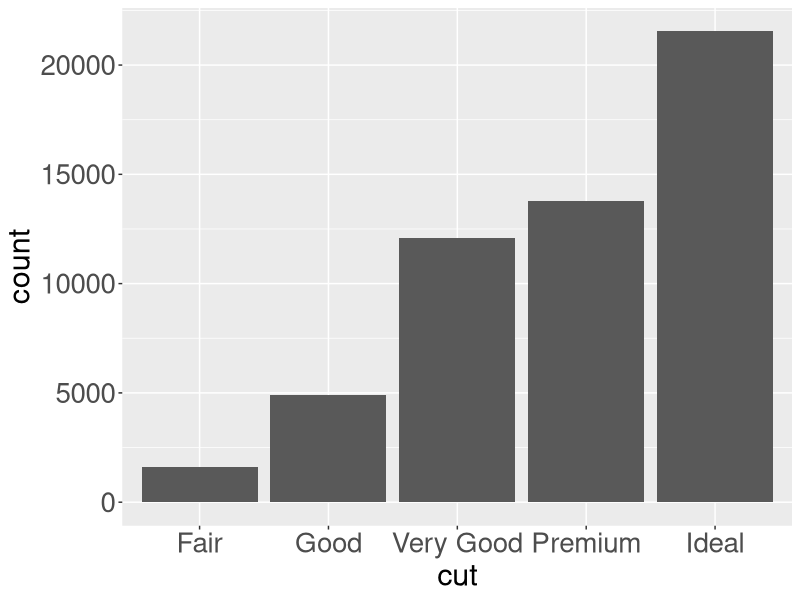
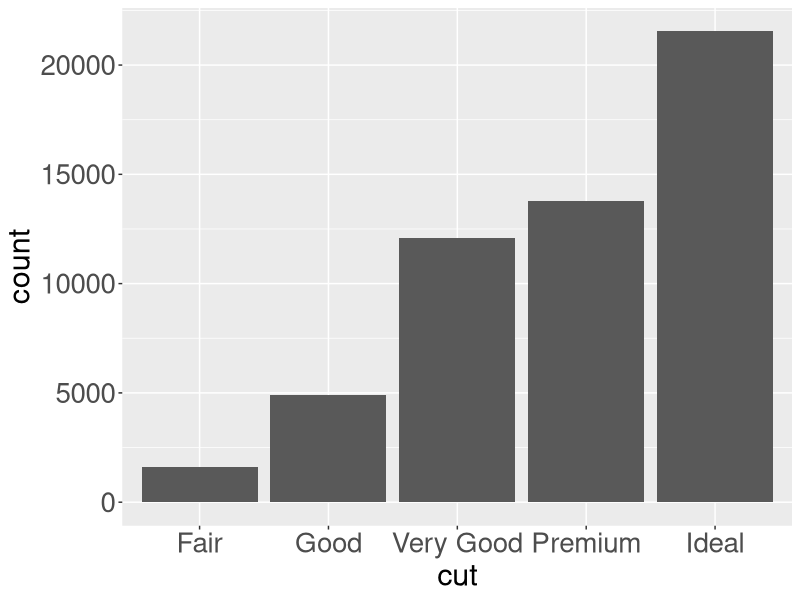
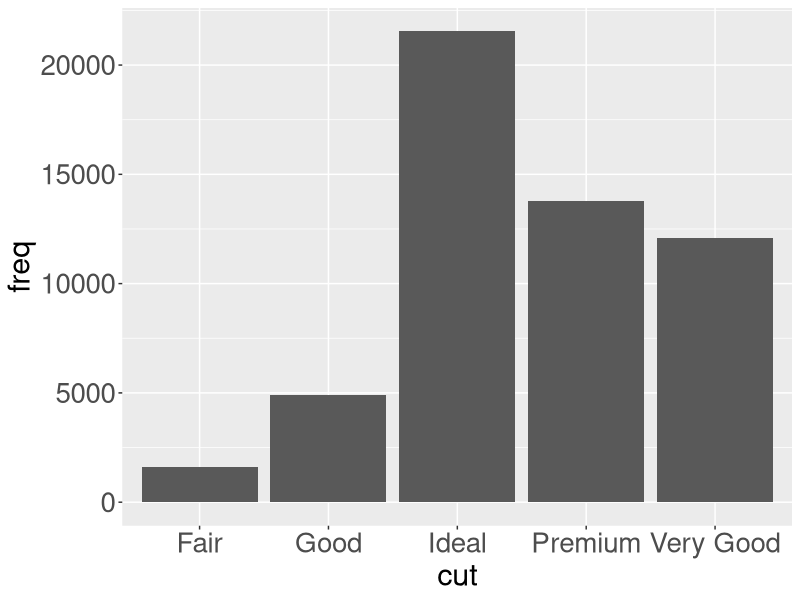
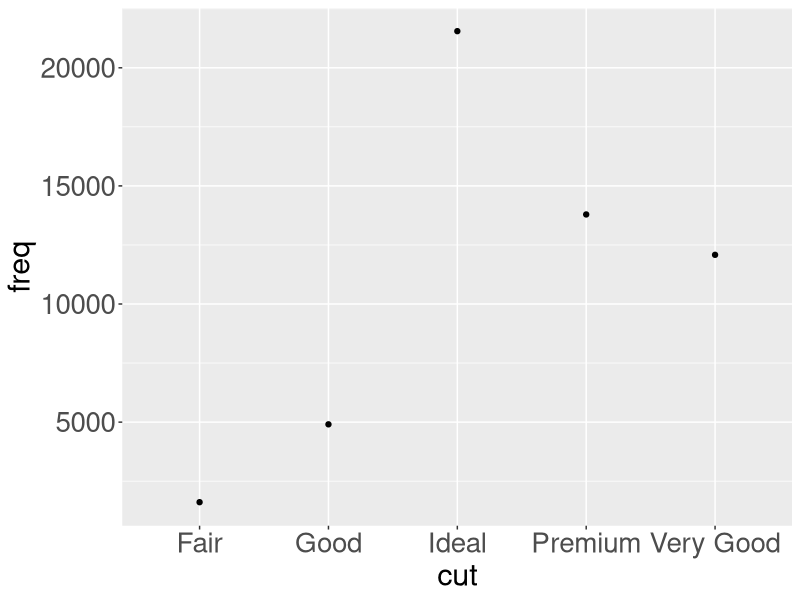
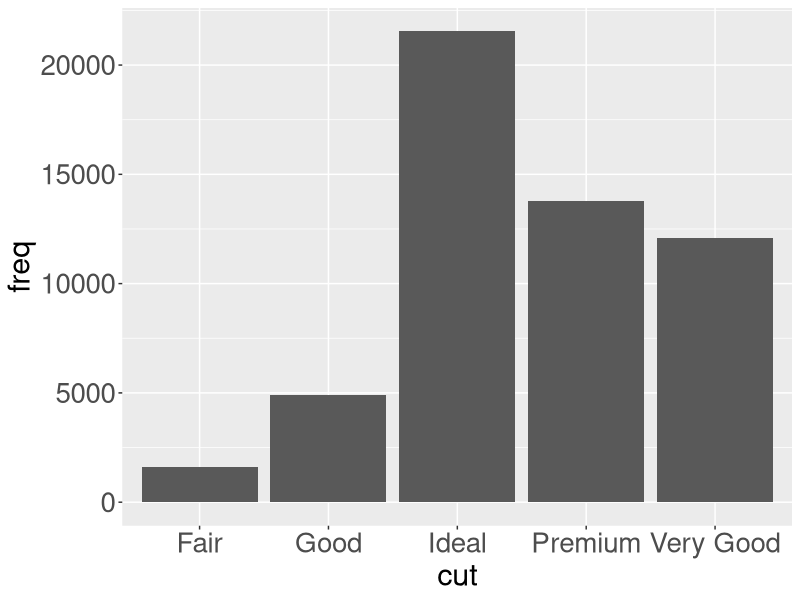
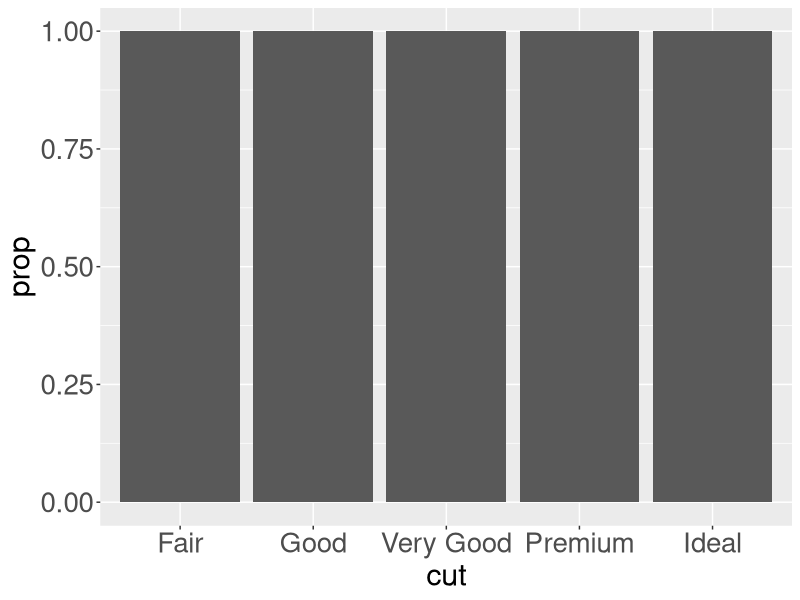
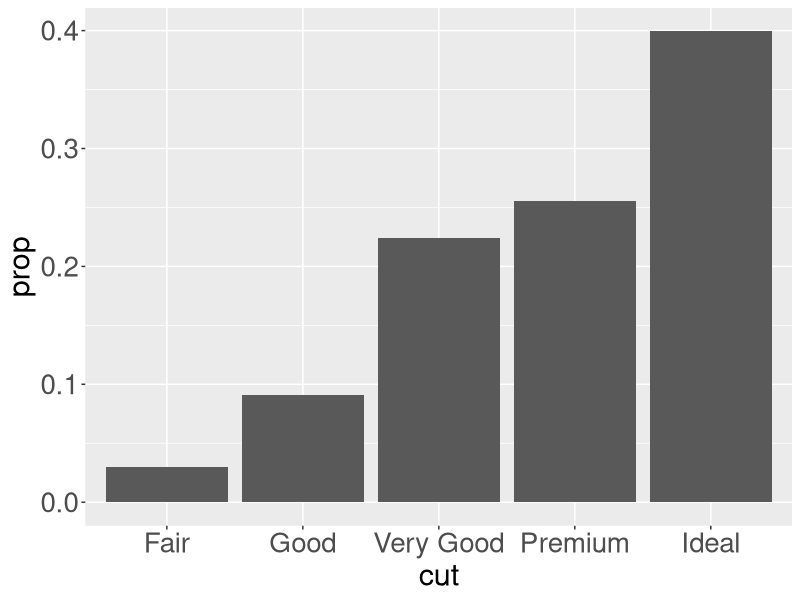
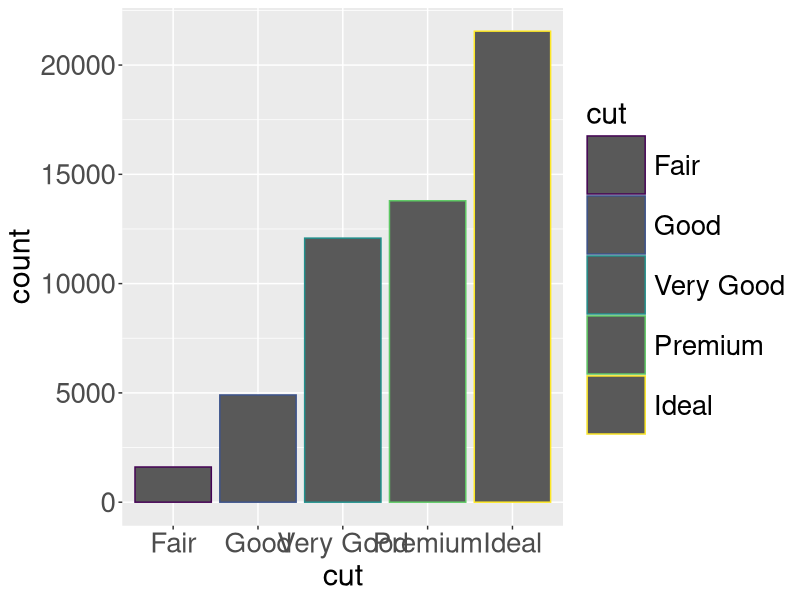

Here is the R script that generated these plots, in order:
## ---- chunk 1
knitr::opts_chunk$set(echo = TRUE, out.height="150px", fig.align = 'center', message = FALSE)

library(egg)
library(tidyverse)
theme_update(
  legend.key.size = unit(3, "line"),        # legend symbols size
  legend.title = element_text(size = 22),   # legend labels
  legend.text = element_text(size = 20),    # legend text
  axis.title = element_text(size = 22),     # axis labels
  axis.text = element_text(size = 20),      # tick labels
  title = element_text(size = 22)           # title
) 
## ---- chunk 2
ggplot(data = diamonds) + 
  geom_bar(aes(x = cut))
## ---- chunk 3
ggplot(data = diamonds) + 
  stat_count(aes(x = cut))
## ---- chunk 4
tib <- tribble(
  ~cut,         ~freq,
  "Fair",       1610,
  "Good",       4906,
  "Very Good",  12082,
  "Premium",    13791,
  "Ideal",      21551
)
## ---- chunk 5
ggplot(data = tib) +
  geom_bar(aes(x = cut, y = freq),
    stat = "identity")
## ---- chunk 6
ggplot(data = tib) +
  stat_identity(aes(x = cut, y = freq))
## ---- chunk 7
ggplot(data = tib) +
  geom_col(aes(x = cut, y = freq))
## ---- chunk 8
plt_1 <- ggplot(data = diamonds) +
  geom_bar(aes(x = cut))

plt_1 <- ggplot_build(plt_1)
plt_1$data[[1]][, 1:8]
## ---- chunk 9
ggplot(data = diamonds) +
  geom_bar(aes(x = cut, y = stat(prop)))
## ---- chunk 10
plt_2 <- ggplot(data = diamonds) +
  geom_bar(aes(x = cut, y = stat(prop)))

plt_2 <- ggplot_build(plt_2)
plt_2$data[[1]][, 1:8]

## ---- chunk 11
ggplot(data = diamonds) + 
  geom_bar(aes(x = cut, y = stat(prop), group = 1))
## ---- chunk 12
plt_3 <- ggplot(data = diamonds) +
  geom_bar(aes(x = cut, y = stat(prop), group = 1))
plt_3 <- ggplot_build(plt_3)

plt_3$data[[1]][, 1:5]
## ---- chunk 13
ggplot(data = diamonds) + 
  geom_bar(aes(x = cut, color = cut))
## ---- chunk 14
ggplot(data = diamonds) + 
  geom_bar(aes(x = cut, color = cut), fill = "white")
## ---- chunk 15
ggplot(data = diamonds) + 
  geom_bar(aes(x = cut, color = cut),
           fill = "white", show.legend = FALSE)
## ---- chunk 16
ggplot(data = diamonds) + 
  geom_bar(aes(x = cut, fill = clarity))
## ---- chunk 17
ggplot(data = diamonds) + 
  geom_bar(aes(x = cut, fill = clarity), 
           position = "fill")
## ---- chunk 18
ggplot(data = diamonds) + 
  geom_bar(aes(x = cut, fill = clarity), 
           position = "dodge")
## ---- chunk 19
ggplot(data = mpg) + 
  geom_point(aes(x = displ, y = hwy))
## ---- chunk 20
p1 <- ggplot(data = mpg) + 
  geom_point(aes(x = displ, y = hwy),
             position = "jitter")

p2 <- ggplot(data = mpg) + 
  geom_point(aes(x = displ, y = hwy))

ggarrange(p1, p2, nrow = 1)

## ---- chunk 21
p1 <- ggplot(data = mpg, aes(x = displ, y = hwy)) + 
  geom_point(position = "jitter") +
  geom_smooth()

p2 <- ggplot(data = mpg,  aes(x = displ, y = hwy)) + 
  geom_point() +
  geom_smooth()

ggarrange(p1, p2, nrow = 1)

## ---- chunk 22
p1 <- ggplot(data = mpg, aes(x = cty, y = hwy)) +
        geom_point()

p2 <- ggplot(data = mpg, aes(x = cty, y = hwy)) +
        geom_jitter()

p3 <- ggplot(data = mpg, aes(x = cty, y = hwy)) +
  geom_jitter(height = 2, width = 2)

ggarrange(p1, p2, p3, nrow = 1)
## ---- chunk 23
ggplot(data = mpg, aes(x = class, y = hwy)) + 
  geom_boxplot()

## ---- chunk 24
ggplot(data = mpg, aes(x = class, y = hwy)) + 
  geom_boxplot() +
  coord_flip()

## ---- chunk 25
ggplot(mpg, aes(x = "", fill = drv)) +
  geom_bar() 
## ---- chunk 26
ggplot(mpg, aes(x = "", fill = drv)) +
  geom_bar() +
  coord_polar("y")
## ---- chunk 27
ggplot(mpg, aes(x = "", fill = class)) +
  geom_bar() +
  coord_polar("y")
## ---- chunk 28
ggplot(mpg, aes(x = "", fill = drv)) +
  geom_bar() +
  coord_polar("y")
